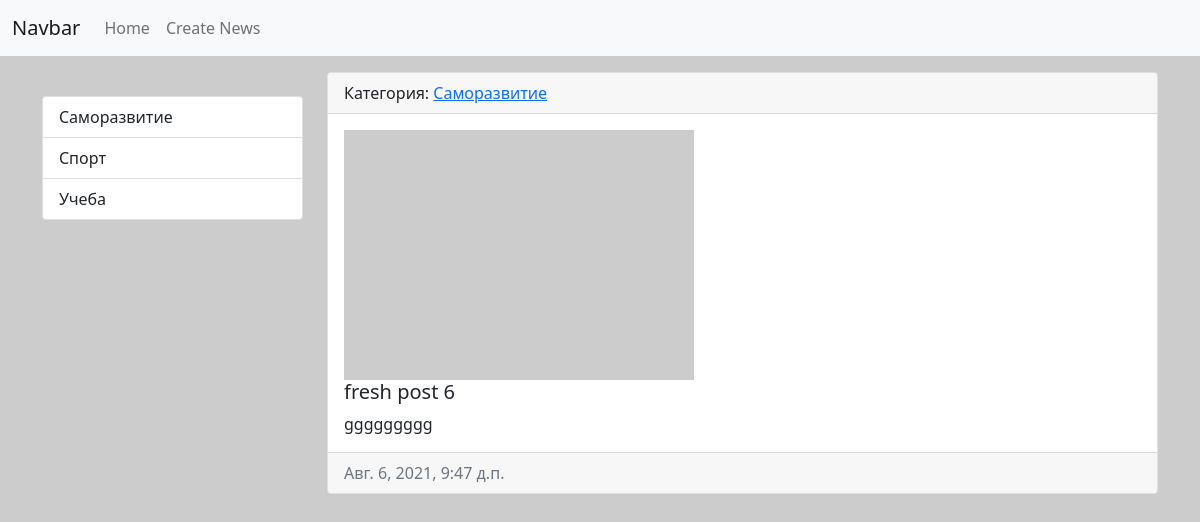
Screenshot of /news/10 with the database file from the repository.
### news/models.py (models this page shows, shortened)
class Category(models.Model):
    title = models.CharField('Название', max_length=100, db_index=True)
    def get_absolute_url(self):
        return reverse('category', kwargs={"category_id": self.pk})
    def __str__(self):
        return self.title
    class Meta:
        verbose_name = 'Категорию'
        verbose_name_plural = 'Категории'
        ordering = ['title']

class News(models.Model):
    title = models.CharField('Название', max_length=150)
    content = models.TextField('Контент', blank=True)
    created_ad = models.DateTimeField('Дата регистрации', auto_now_add=True)
    updated_ad = models.DateTimeField('Дата обновления', auto_now=True)
    photo = models.ImageField('Фото', upload_to='photos/%Y/%m/%d/', blank=True)
    is_published = models.BooleanField('Опубликовано', default=True)
    category = models.ForeignKey('Category', on_delete=models.PROTECT, null=True, verbose_name='Категория')
    class Meta:
        verbose_name = 'Новость'
        verbose_name_plural = 'Новости'
        ordering = ['-created_ad']

### news/views.py (the view)
# urls.py: path('news/<int:pk>', ViewNews.as_view(), name='view_news'),
class ViewNews(DetailView):
    model = News
    context_object_name = 'news_item'

### news/templatetags/news_tags.py (called while the page is built)
@register.simple_tag()
def get_categories():
    return Category.objects.all()

@register.inclusion_tag('news/list_categories.html')
def show_categories():
    categories = Category.objects.all()
    return {"categories": categories}

### news/templates/news/news_detail.html (shortened to what this page needs)
{% extends 'base.html' %}
{% block sidebar %}
{% include 'inc/_sidebar.html' %}
{% endblock %}
{% block content %}
<div class="card mb-3">
    <div class="card-header">
        Категория: <a href="{{ news_item.category.get_absolute_url }}">{{ news_item.category }}</a>
    </div>
    <div class="card-body">
        <div class="media">
            {% if i.photo %}
            <img src="{{ news_item.photo.url }}" alt="" width="350px" height="250" class="mr-3">
            {% else %}
            <img src="https://picsum.photos/200" alt="" width="350px" height="250" class="mr-3">
            {% endif %}
            <div class="media-body">
                <h5 class="card-title">{{ news_item.title }}</h5>
                <p class="card-text">{{ news_item.content }}</p>
            </div>
        </div>
    </div>
    <div class="card-footer text-muted">
        {{ news_item.created_ad }}
    </div>
</div>
{% endblock %}

### news/templates/news/list_categories.html
<div class="list-group">
    {% for i in categories %}
    <a href="{{ i.get_absolute_url }}" class="list-group-item list-group-item-action">{{ i.title }}</a>
    {% endfor %}
</div>

### rows the page displays
Category: title "Саморазвитие"
Category: title "Спорт"
Category: title "Учеба"
News: category "Саморазвитие", title "fresh post 6", content "ggggggggg", created_ad "Авг. 6, 2021, 9:47 д.п."
